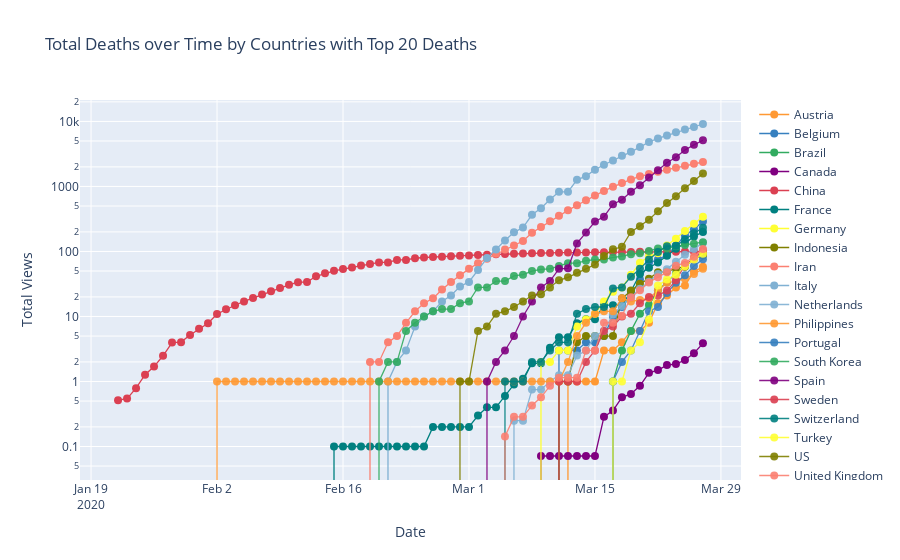

Notebook source saved alongside this figure:
### Code cell
most_recent = df[df['date'] == df['date'].max()]
###get the countries with the top number of recoveries
top_20_recovered = most_recent.groupby('country')['deaths'].sum().sort_values(ascending = False).head(20).keys()
top_20 = df[df['country'].isin(top_20_recovered)]


top_20.pivot_table(columns = 'country',
               values = 'deaths',index = 'date').iplot(mode = "lines+markers",
                                                                size = 8,
                                                                layout = dict(
                                                               xaxis=dict(title='Date'),
                                                                yaxis=dict(type='log', title='Total Views'),
                                                                title='Total Deaths over Time by Countries with Top 20 Deaths'))
